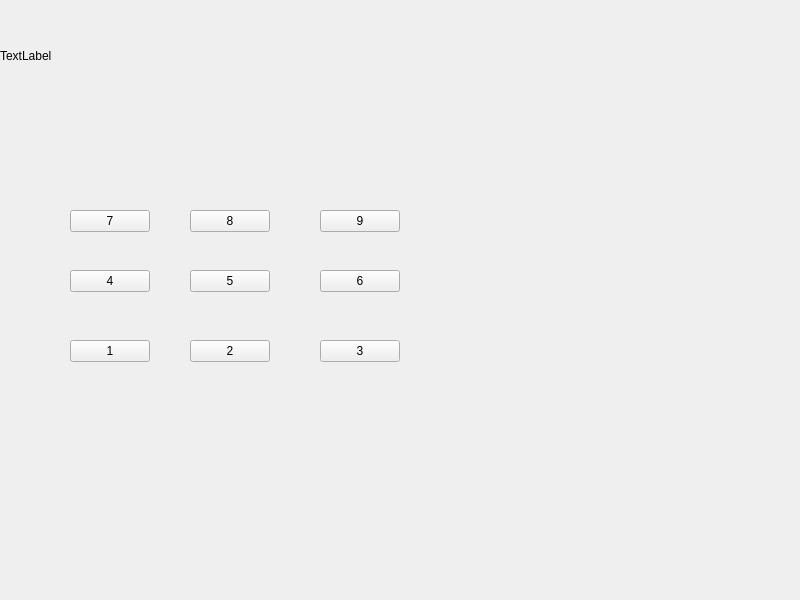
<?xml version="1.0" encoding="UTF-8"?>
<ui version="4.0">
 <class>MainWindow</class>
 <widget class="QMainWindow" name="MainWindow">
  <property name="geometry">
   <rect>
    <x>0</x>
    <y>0</y>
    <width>800</width>
    <height>600</height>
   </rect>
  </property>
  <property name="windowTitle">
   <string>MainWindow</string>
  </property>
  <widget class="QWidget" name="centralwidget">
   <widget class="QLabel" name="label">
    <property name="geometry">
     <rect>
      <x>0</x>
      <y>0</y>
      <width>471</width>
      <height>111</height>
     </rect>
    </property>
    <property name="text">
     <string>TextLabel</string>
    </property>
   </widget>
   <widget class="QPushButton" name="pushButton_7">
    <property name="geometry">
     <rect>
      <x>70</x>
      <y>210</y>
      <width>80</width>
      <height>22</height>
     </rect>
    </property>
    <property name="text">
     <string>7</string>
    </property>
   </widget>
   <widget class="QPushButton" name="pushButton_8">
    <property name="geometry">
     <rect>
      <x>190</x>
      <y>210</y>
      <width>80</width>
      <height>22</height>
     </rect>
    </property>
    <property name="text">
     <string>8</string>
    </property>
   </widget>
   <widget class="QPushButton" name="pushButton_9">
    <property name="geometry">
     <rect>
      <x>320</x>
      <y>210</y>
      <width>80</width>
      <height>22</height>
     </rect>
    </property>
    <property name="text">
     <string>9</string>
    </property>
   </widget>
   <widget class="QPushButton" name="pushButton_4">
    <property name="geometry">
     <rect>
      <x>70</x>
      <y>270</y>
      <width>80</width>
      <height>22</height>
     </rect>
    </property>
    <property name="text">
     <string>4</string>
    </property>
   </widget>
   <widget class="QPushButton" name="pushButton_5">
    <property name="geometry">
     <rect>
      <x>190</x>
      <y>270</y>
      <width>80</width>
      <height>22</height>
     </rect>
    </property>
    <property name="text">
     <string>5</string>
    </property>
   </widget>
   <widget class="QPushButton" name="pushButton_6">
    <property name="geometry">
     <rect>
      <x>320</x>
      <y>270</y>
      <width>80</width>
      <height>22</height>
     </rect>
    </property>
    <property name="text">
     <string>6</string>
    </property>
   </widget>
   <widget class="QPushButton" name="pushButton_1">
    <property name="geometry">
     <rect>
      <x>70</x>
      <y>340</y>
      <width>80</width>
      <height>22</height>
     </rect>
    </property>
    <property name="text">
     <string>1</string>
    </property>
   </widget>
   <widget class="QPushButton" name="pushButton_2">
    <property name="geometry">
     <rect>
      <x>190</x>
      <y>340</y>
      <width>80</width>
      <height>22</height>
     </rect>
    </property>
    <property name="text">
     <string>2</string>
    </property>
   </widget>
   <widget class="QPushButton" name="pushButton_3">
    <property name="geometry">
     <rect>
      <x>320</x>
      <y>340</y>
      <width>80</width>
      <height>22</height>
     </rect>
    </property>
    <property name="text">
     <string>3</string>
    </property>
   </widget>
  </widget>
 </widget>
 <resources/>
 <connections/>
</ui>
